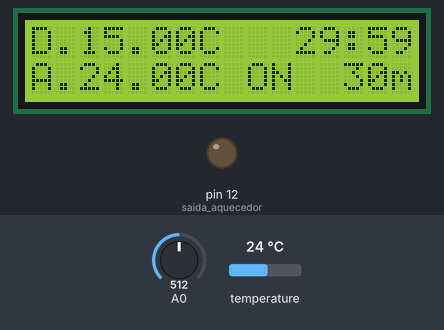
The sketch below on a simulated Arduino Uno, built with avr-gcc and run on an emulated ATmega328P. Parts: 16×2 character LCD, output pins drawn as LEDs (lit = HIGH). The test bench sets the inputs (shaded band); at power-on: temperature 24 °C, A0 = 512. What the sketch prints to the serial monitor is not drawn.

Above: at 1.2 s.
1.3 s: temperature set to 10.7 °C
At 3.6 s:
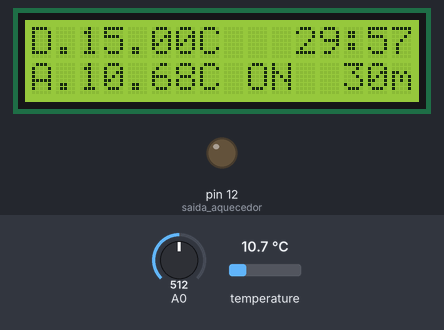
4.5 s: temperature set to 9.6 °C
At 6.8 s:
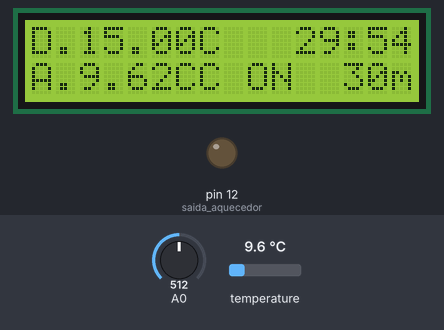
8.7 s: A0 set to 1010
At 9.8 s:
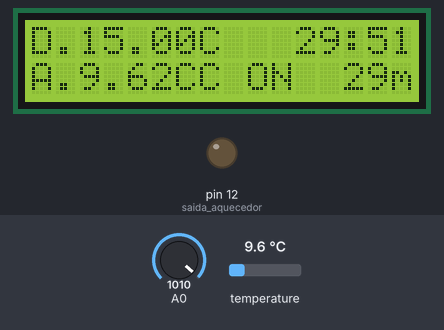
10.5 s: temperature set to 12 °C
At 12.4 s:
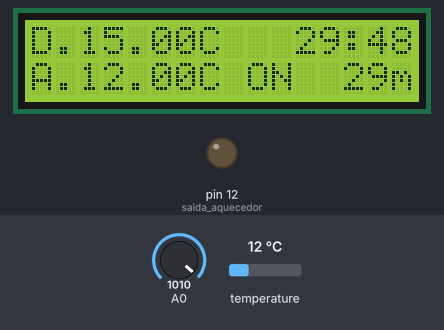
13.6 s: temperature set to 28 °C
At 15.9 s:
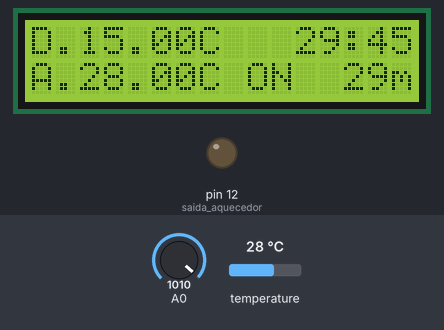
Timing chart, 0 to 17.4 s (numbered marks = the images above; inputs shaded):
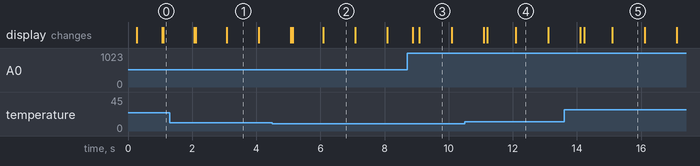

The sketch:

sketch_jun16a3.ino
```cpp
/*
 * Projeto para Arduino UNO
 * Controle de temperatura para fermentação da cerveja
 * Criação: 23/07/2020
 * Atualização: 23/07/2020
 * Autor: Mauricio Eiji Nakai
 */

#include <LiquidCrystal.h>
#include <OneWire.h>
#include "sensor_temperatura.h"
#include "timer.h"

#define saida_aquecedor 12

LiquidCrystal lcd(8, 9, 4, 5, 6, 7);
#define btnRIGHT  0
#define btnUP     1
#define btnDOWN   2
#define btnLEFT   3
#define btnSELECT 4
#define btnNONE   5
// Setup a oneWire instance to communicate with any OneWire devices
// (not just Maxim/Dallas temperature ICs)
#define ONE_WIRE_BUS 10
OneWire ds(ONE_WIRE_BUS);

void setup() {
  pinMode(saida_aquecedor, OUTPUT);
  pinMode(ONE_WIRE_BUS, INPUT_PULLUP);


  lcd.begin(16,2);
  lcd.noCursor();
  lcd.noBlink();
  lcd.display();
  lcd.noAutoscroll();
  lcd.leftToRight();
  lcd.print("D.");
  lcd.setCursor(0,2);
  lcd.print("A.");
  Serial.begin(9600);
  timer_pool_init();

  // put your setup code here, to run once:
}
//byte contador;

void loop() {
//  Serial.print("Estado_sensor_temperatura ");
//  Serial.println(contador++);
    decrement_timers();
    sensor_temperatura();
    interface();
    LCD_buttons();
}
```

interface.ino
```cpp
#include <LiquidCrystal.h>

byte Estado_interface = 0;
byte timer_interface = 0;
byte P_inteiro = 15;
byte P_fracao = 0;
byte botao_temp = btnNONE;
byte tempo_aquecedor = 30;
byte timer_delaydisplay = 0;
unsigned long calc_temp = 0;
unsigned long tempoDecr;

void interface(void) {
//  Serial.print("timer_interface ");
//  Serial.println(timer_interface);
  switch (Estado_interface) {
    case 0:
      timer_interface = get_timer();
      init_timer(timer_interface, 1000);
      timer_delaydisplay = get_timer();
      init_timer(timer_delaydisplay, 200);
      Estado_interface++;
    case 1:
      lcd.setCursor(2,0);
      if (P_inteiro < 10){
        lcd.print("0");
      }
      lcd.print(P_inteiro);
      lcd.print(".");
      if (P_fracao < 10){
        lcd.print("0");
      }
      lcd.print(P_fracao);
      lcd.print("C");
      Estado_interface++;
      break;
    case 2:
      if (read_LCD_buttons(btnUP)){
        if (P_inteiro < 30){
          if (P_fracao == 50){
            P_fracao = 0;
            P_inteiro++;
          }else {
            P_fracao = 50;
          }
        }
      }
      Estado_interface++;
      break;
    case 3:
      if (read_LCD_buttons(btnDOWN)){
        if (P_inteiro > 0){
          if (P_fracao == 50){
            P_fracao = 0;
          }else {
            P_fracao = 50;
            P_inteiro--;
          }
        }
      }
      Estado_interface++;
      break;
    case 4:
      if (read_LCD_buttons(btnRIGHT)){
        if (tempo_aquecedor < 99){
          tempo_aquecedor++;
        }
      }
      if (read_LCD_buttons(btnLEFT)){
        if (tempo_aquecedor >1){
          tempo_aquecedor--;
        }
      }
      if (read_LCD_buttons(btnSELECT)){
          init_timer(timer_interface,0);
        }

      if (check_timer(timer_delaydisplay)==0 ){
        init_timer(timer_delaydisplay, 200);
        lcd.setCursor(13,1);
        lcd.print("       ");
        lcd.setCursor(13,1);
        lcd.print(tempo_aquecedor);
        lcd.print("m");
        lcd.setCursor(11,0);
        lcd.print("    ");
        lcd.setCursor(11,0);
        tempoDecr=check_timer(timer_interface);
        lcd.print(tempoDecr/60000);
        if ((tempoDecr%60000/1000)<10){
          lcd.print(":0");
        }else{
          lcd.print(":");
        }
        lcd.print(tempoDecr%60000/1000);
      }

      Estado_interface++;
      break;
    case 5:
//      Serial.println(check_timer(timer_interface));
      if (check_timer(timer_interface)==0 ){
        if (!get_temperatura(P_inteiro,P_fracao)){
          lcd.setCursor(9,1);
          lcd.print("ON ");
          digitalWrite(saida_aquecedor,LOW);
        }else{
          lcd.setCursor(9,1);
          lcd.print("OFF");
          digitalWrite(saida_aquecedor,HIGH);
        }
//        calc_temp = tempo_aquecedor*60000;
//        Serial.println(calc_temp);
        init_timer(timer_interface,tempo_aquecedor*60000);
//        Serial.println(check_timer(timer_interface));
      }
      Estado_interface=1;
      break;
    case 6:
//      if (check_timer(timer_interface)==0 ){
////        saida_aquecedor:
//      }
      break;
    case 7:
      break;
  }
}

//  Serial.print("sensoraquario2 ");
//  Serial.println(lcd_key);
//  lcd_key = read_LCD_buttons();   // read the buttons
```

sensor_temperatura-lasi-naka.ino
```cpp
#include "timer.h"

void sensor_temperatura (void);

byte Estado_sensor_temperatura = 1;
byte addr[8];
byte present = 0;
byte timer_sensor_temperatura;
byte data[12];
int HighByte, LowByte, TReading, SignBit, Tc_100, Whole, Fract;

void sensor_temperatura (void){
    byte i;
//  Serial.print("Estado_sensor_temperatura ");
//  Serial.println(Estado_sensor_temperatura);

  switch(Estado_sensor_temperatura){
    case 1:
//      Serial.print(Estado_sensor_temperatura);
      timer_sensor_temperatura = get_timer();
//      Serial.print(Estado_sensor_temperatura);
      Estado_sensor_temperatura++;
      break;
    case 2:
      ds.reset_search();
      if ( ds.search(addr)) {
        Serial.print("No more addresses.\n");
        Estado_sensor_temperatura++;
      }
      else{
        Serial.print("Procurando\n");
      }
      break;
    case 3:
      Serial.print("R=");
      for( i = 0; i < 8; i++) {
        Serial.print(addr[i], HEX);
        Serial.print(" ");
      }
      if ( addr[0] == 0x10) {
        Serial.print("Device is a DS18S20 family device.\n");
      }
      else if ( addr[0] == 0x28) {
        Serial.print("Device is a DS18B20 family device.\n");
      }
      else {
        Serial.print("Device family is not recognized: 0x");
        Serial.println(addr[0],HEX);
        return;
      }
      Estado_sensor_temperatura++;
      break;
    case 4:
      ds.reset();
      ds.select(addr);
      ds.write(0x44,1);         // start conversion, with parasite power on at the end
      init_timer(timer_sensor_temperatura,1000);
      Estado_sensor_temperatura++;
      break;
    case 5:
      if (check_timer(timer_sensor_temperatura)==0 ){
        Estado_sensor_temperatura++;
        // we might do a ds.depower() here, but the reset will take care of it.
      }
      break;
    case 6:
      present = ds.reset();
      ds.select(addr);
      ds.write(0xBE);         // Read Scratchpad
//  Serial.print("P=");
//  Serial.print(present,HEX);
//  Serial.print(" ");
      for ( i = 0; i < 9; i++) {           // we need 9 bytes
        data[i] = ds.read();
        Serial.print(data[i], HEX);
        Serial.print(" ");
      }
//  Serial.print(" CRC=");
//  Serial.print( OneWire::crc8( data, 8), HEX);
//  Serial.println();
//}
      Estado_sensor_temperatura++;
      break;
    case 7:
      LowByte = data[0];
      HighByte = data[1];
      TReading = (HighByte << 8) + LowByte;
      SignBit = TReading & 0x8000;  // test most sig bit
      if (SignBit) // negative
      {
        TReading = (TReading ^ 0xffff) + 1; // 2's comp
      }
      Tc_100 = (6 * TReading) + TReading / 4;    // multiply by (100 * 0.0625) or 6.25

      Whole = Tc_100 / 100;  // separate off the whole and fractional portions
      Fract = Tc_100 % 100;

      if (SignBit) // If its negative
      {
         Serial.print("-");
      }
//      lcd.clear();
      lcd.setCursor(2,1);
      lcd.print(Whole);
      lcd.print(".");

      Serial.print(Whole);
      Serial.print(".");
      if (Fract < 10)
      {
        Serial.print("0");
        lcd.print("0");
      }
      Serial.print(Fract);
      lcd.print(Fract);
      lcd.print("C");

      Serial.print("\n");
      Estado_sensor_temperatura=4;
      break;
  }
}

int get_temperatura(int inteiro, int decimos){
  if (Whole == 0 && Fract == 0){
    return 0;
  }else if (Whole<inteiro) {
    return 1;
  }else if(Whole>inteiro) {
    return 0;
  }else if(Whole==inteiro) {
    if (Fract<decimos){
      return 1;
    }else {
      return 0;
    }
  }
}
//
//
//
//LowByte = data[0];
//  HighByte = data[1];
//  TReading = (HighByte << 8) + LowByte;
//  SignBit = TReading & 0x8000;  // test most sig bit
//  if (SignBit) // negative
//  {
//    TReading = (TReading ^ 0xffff) + 1; // 2's comp
//  }
//  Tc_100 = (6 * TReading) + TReading / 4;    // multiply by (100 * 0.0625) or 6.25
//
//  Whole = Tc_100 / 100;  // separate off the whole and fractional portions
//  Fract = Tc_100 % 100;
//
//
//  if (SignBit) // If its negative
//  {
//     Serial.print("-");
//  }
//  Serial.print(Whole);
//  Serial.print(".");
//  if (Fract < 10)
//  {
//     Serial.print("0");
//  }
//  Serial.print(Fract);
//
//  Serial.print("\n");
```

sensor_temperatura.h
```cpp
void sensor_temperatura (void);
int get_temperatura(int inteiro, int decimos);
```

timer.h
```cpp
byte get_timer(void);         /*Get Timer from Timer Pool */
void free_timer(byte);        /*Return Timer to Timer Pool */
void init_timer(byte,unsigned long);   /*Init timers timeout value  */
void timer_pool_init(void);   /*Init the pool when uC starts */
unsigned long check_timer(byte);       /*Return Timers value      */
void decrement_timers(void);  /*decrement all timers' values */
```

timer.ino
```cpp
byte get_timer(void);         /*Get Timer from Timer Pool */
void free_timer(byte);        /*Return Timer to Timer Pool */
void init_timer(byte,unsigned long);   /*Init timers timeout value  */
void timer_pool_init(void);   /*Init the pool when uC starts */
unsigned long check_timer(byte);       /*Return Timers value      */
void decrement_timers(void);  /*decrement all timers' values */

/*
brief Timer pool used to keep information about available timers

   This timer pool is extensively used by most of the modules of the
   OpenTCP project. All timers that are used are allocated from this
   pool. Maximum number of timers that can be used at any given time
   is defined by the #NumtimersS define.
*/

const int Numtimers = 20;      //quantidade de timer que podem ser utilizados

typedef struct  {
  unsigned long value;
  byte livre;
} type_timer_pool;

type_timer_pool timer_pool[Numtimers];

/*brief Initialize timer pool
  ingroup core_initializer
  author
    li Jari Lahti (jari.lahti@violasystems.com)
  date 18.07.2001
  warning
    li This function <b>must</b> be invoked at startup before
    any other timer function is used.

  This function resets all timer counter to zero and initializes all
  timers to available (free) state.
*/

void timer_pool_init (void)
{
  byte i;

  for( i=0; i < Numtimers; i++) {
    timer_pool[i].value = 0;
    timer_pool[i].livre = true;

  }
}

/*brief Obtain a timer from timer pool
*  \author
*    \li Jari Lahti (jari.lahti@violasystems.com)
*  \date 18.07.2001
*  \return Handle to a free timer
*  \warning
*    \li Timers are considered to be critical resources, so if there is
*    no available timer and get_timer is invoked, system will reset.
*
*  Invoke this function to obtain a free timer (it's handle that is) from
*  the timer pool.
*/

byte get_timer (void)
{
  byte i;
  byte first_match;

  for( i=0; i < Numtimers; i++) {
    if( timer_pool[i].livre == true ) {
      /* We found a free timer! */
      /* Mark is reserved     */

      timer_pool[i].livre = false;
      first_match = i;
      return first_match;   /* Return Handle  */
    }
  }
  /* Error Check  */
  for(;;);
}

/*  ************************
//  ROTINA DE TIMERS RAPIDOS
    ************************
*/
#define NUMBER_QUICK  5

byte  timer_quick[NUMBER_QUICK];

byte get_timer_quick (void){
  byte i;

  for (i; i<NUMBER_QUICK; i++){
    if (timer_quick[i] == 0xff){
      timer_quick[i] = get_timer();
      return(timer_quick[i]);
    }
  }
}
/*  ***************************
//  LIBERAÇÃO DOS TIMER RAPIDOS
    ***************************
*/
void free_timer_quick (void){
  byte i;

  for (i; i<NUMBER_QUICK; i++){
    if (timer_quick[i] != 0xff){
      free_timer(timer_quick[i]);
      timer_quick[i] = 0xff;
    }
  }
}

/** \brief Release timer back to free timer pool
 *  \author
 *    \li Jari Lahti (jari.lahti@violasystems.com)
 *  \date 18.07.2001
 *  \param nbr handle to timer beeing released
 *
 *  This function releases the timer who's handle is supplied as parameter.
 *  Use this when timer is not needed any more and other applications might
 *  use it.
 */

void free_timer (byte nbr)
{
  /* Make a simple check */
  if( nbr > (Numtimers-1) )
    return;
  timer_pool[nbr].livre = true;
  timer_pool[nbr].value = 0;

}

/** \brief Initialize timer to a given time-out value
 *  \author
 *    \li Jari Lahti (jari.lahti@violasystems.com)
 *  \date 18.07.2001
 *  \param nbr handle of timer who's value we're setting
 *  \param tout time-out value to set for this timer
 *
 *  Invoke this function to set timeout value for a timer with
 *  a given handle.
 *
 *  #TIMERTIC defines how quickly the timers' values are decremented so is
 *  it to initialize timers to correct timeouts.
 */
void init_timer ( byte nbr, unsigned long tout )
{
  /* Make a simple check */

  unsigned long val;

  if( nbr > (Numtimers-1) )
    return;

  if( timer_pool[nbr].livre == true )
    return;

  /* All OK       */

  val = tout;

  /*OS_EnterCritical();*/

  /* Normalize seconds to timer tics  */

  timer_pool[nbr].value = val;

/*  OS_ExitCritical();*/

}

/** \brief Return the value of a given timer
 *  \author
 *    \li Jari Lahti (jari.lahti@violasystems.com)
 *  \date 18.07.2001
 *  \param nbr timer handle who's value is to be returned
 *  \return timer value
 *  \warning
 *    \li Interrupts are not disabled when fetching the value, therefore
 *    returned value possibly has an error component +/- #TIMERTIC.
 *
 *  Function simply returns timer value of a given timer. No checks are
 *  made in order to make the function as fast as possible.
 */
unsigned long check_timer (byte nbr)
{
  return timer_pool[nbr].value;
}

/** \brief Decrement all timers' values by one
 *  \author
 *    \li Vladan Jovanovic (vladan.jovanovic@violasystems.com)
 *  \date 18.07.2001
 *
 *  Invoke this function from timer interrupt to decrement timer counter values
 */
byte quantidade_timers;
unsigned long tempo_atual = 0;
unsigned long tempo_anterior = 0;
unsigned long tempo_decremento = 0;

void decrement_timers (void){
  byte i, quantidade_timers_temp;

  tempo_atual = millis();
  tempo_decremento = tempo_atual - tempo_anterior;
  tempo_anterior = tempo_atual;
//  Serial.print("tempo_decremento"); // send a byte with the value 45
//  Serial.println(tempo_decremento); // send a byte with the value 45

  /* Go Through Timers */
  while (tempo_decremento > 0){
    tempo_decremento--;
    quantidade_timers_temp = 0;
    for( i=0; i<Numtimers; i++ ) {
      if( (timer_pool[i].livre == false) && (timer_pool[i].value != 0)){
        quantidade_timers_temp++;
        timer_pool[i].value--;
      }
    }
  }
  quantidade_timers = quantidade_timers_temp;
//  Serial.print(" quantidade_timers "); // send a byte with the value 45
//  Serial.println(quantidade_timers); // send a byte with the value 45
}
```

Source omitted: read_LCD_buttons.ino (3934 bytes)

Measured:
- the behaviour switches between 10 and 9.9 °C on temperature (found by bisection; images 1 and 2)
- after the input at 4.5 s, the display: first differs from a run without the input after 0.64 s (image 2 shows a later state)
- after the input at 10.5 s, the display: first differs from a run without the input after 0.70 s (image 4 shows a later state)
- what the display in image 1 shows lasts 1.0 s, from 3.1 s to 4.1 s
